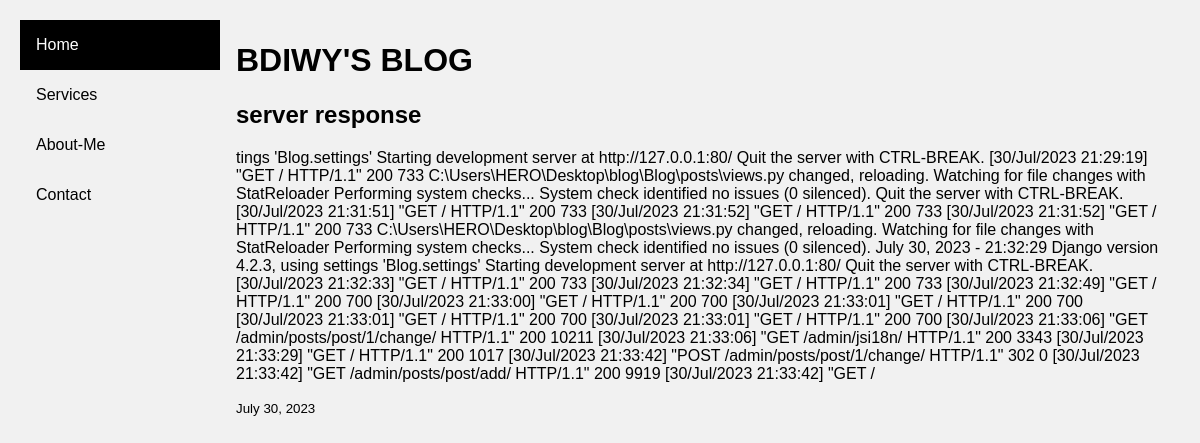
Screenshot of /Blog/server response with the database file from the repository.
### posts/models.py (models this page shows, shortened)
class post(models.Model):
    title=models.CharField(max_length=100)
    body=models.TextField()
    created_at=models.DateField(default=datetime.now,blank=True)

### posts/views.py (the view)
# urls.py: path('Blog/<str:pk>',views.Blog,name='Blog'),
def Blog(request,pk):
    context=post.objects.all()
    return render(request,'Blog.html',{'context':context ,'pk':pk})

### templates/Blog.html (shortened to what this page needs)
{% load static %}
{% include 'base/nav.html' %}
{% block content %}
<!DOCTYPE html>
<html>
<head>
    <link rel="stylesheet" href="{% static 'css/style.css' %}">
</head>
<body>
    <div class="content">
        <h1>BDIWY'S BLOG</h1>
        <div>
            {% for x in context %}{% if pk == x.title  %}<h2>{{x.title}}</h2>
            <p>{{x.body}}</p><small>{{x.created_at}}</small>
            <br>{% endif %}
            {% endfor %}
        </div>
    </div>
</body>
</html>
{% endblock content %}

### static/css/sidebar.css (style rules this page uses)
body { margin: 0; font-family: "Lato", sans-serif; }
div.content { margin-left: 200px; padding: 1px 16px; height: 1000px; }

### static/css/style.css (style rules this page uses)
* { box-sizing: border-box; }
body { font-family: Arial; padding: 20px; background: #f1f1f1; }

### rows the page displays
post: title "server response", body "tings 'Blog.settings' Starting development server at http://127.0.0.1:80/ Quit the server with CTRL-BREAK. [30/Jul/2023 21:29:19] \"GET / HTTP/1.1\" 200 733 C:\\Users\\HERO\\Desktop\\blog\\Blog\\posts\\views.py changed, reloading. Watching for file changes with StatReloader Performing system checks... System check identified no issues (0 silenced). Quit the server with CTRL-BREAK. [30/Jul/2023 21:31:51] \"GET / HTTP/1.1\" 200 733 [30/Jul/2023 21:31:52] \"GET / HTTP/1.1\" 200 733 [30/Jul/2023 21:31:52] \"GET / HTTP/1.1\" 200 733 C:\\Users\\HERO\\Desktop\\blog\\Blog\\posts\\views.py changed, reloading. Watching for file changes with StatReloader Performing system checks... System check identified no issues (0…", created_at "July 30, 2023"
